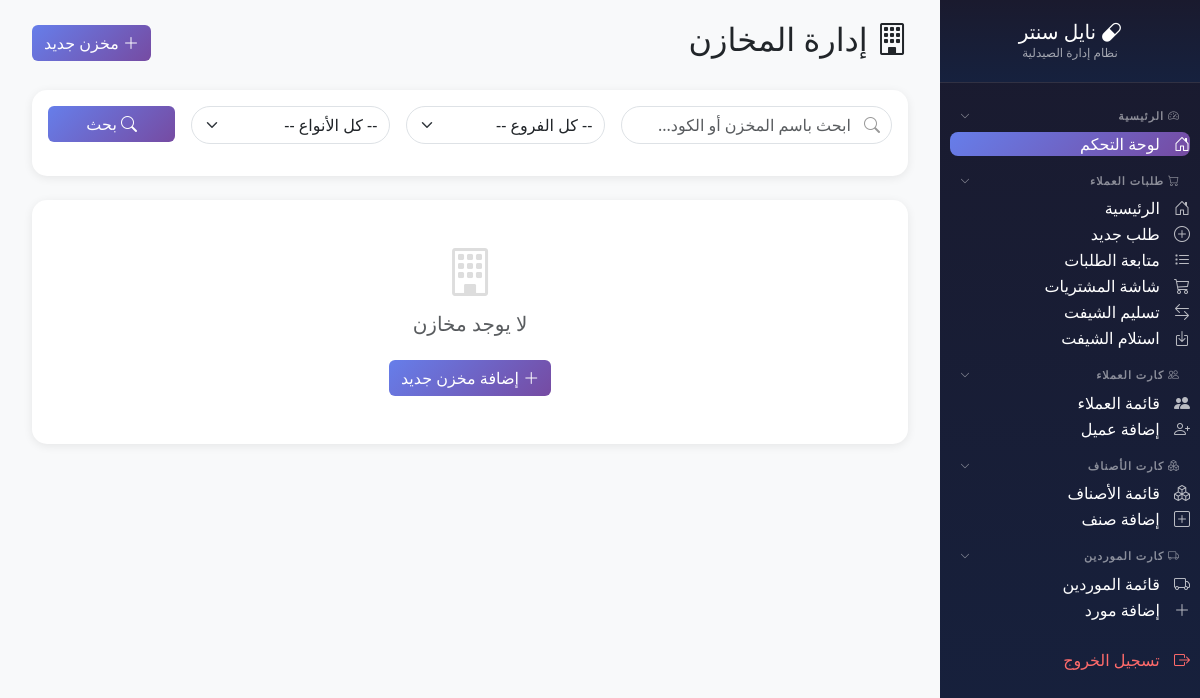
The page /modules/inventory/stores/index.php?page=2 (signed in) on the database as committed earlier.
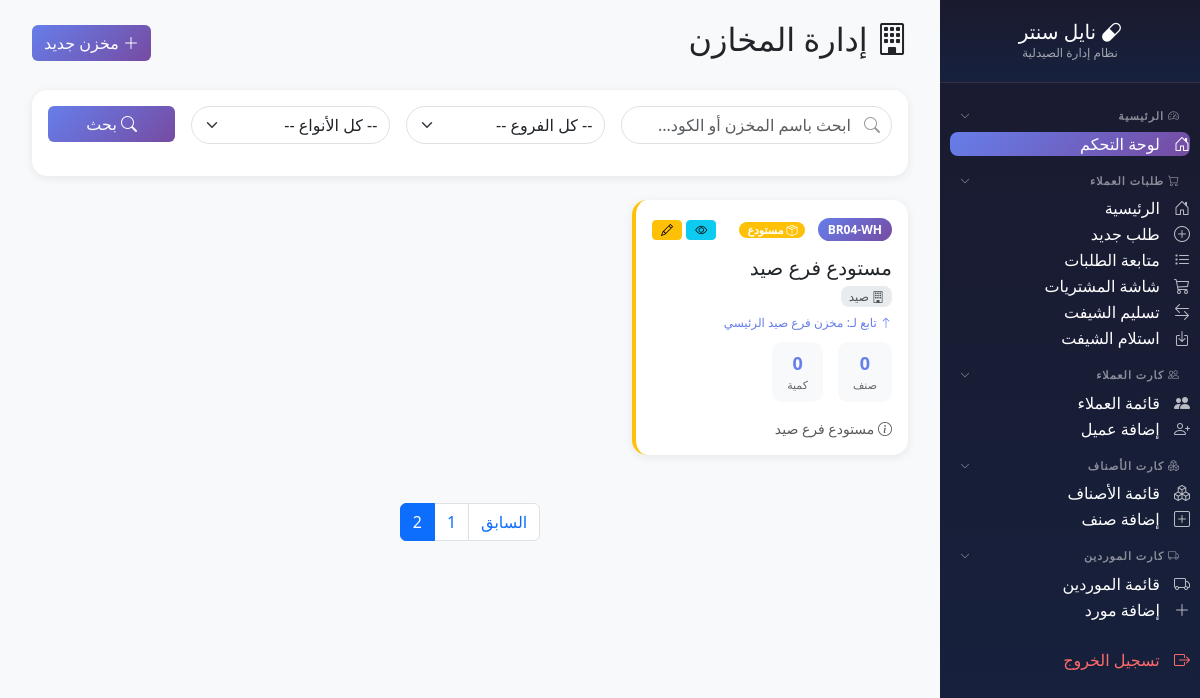
The same page on the database as committed later.
### tables this page shows
CREATE TABLE `stores` (
  `id` int(11) NOT NULL,
  `store_code` varchar(20) NOT NULL,
  `store_name` varchar(100) NOT NULL,
  `store_type` enum('central_main','branch_main','sub_store','pharmacy','warehouse','damaged','expired','returned') DEFAULT 'sub_store',
  `branch_id` int(11) DEFAULT NULL,
  `parent_store_id` int(11) DEFAULT NULL,
  `is_main` tinyint(1) DEFAULT 0,
  `is_active` tinyint(1) DEFAULT 1,
  `notes` text DEFAULT NULL,
  `created_by` int(11) DEFAULT NULL,
  `created_at` timestamp NOT NULL DEFAULT current_timestamp(),
  `updated_at` timestamp NOT NULL DEFAULT current_timestamp() ON UPDATE current_timestamp()
);

CREATE TABLE `branches` (
  `id` int(11) NOT NULL,
  `branch_code` varchar(20) NOT NULL,
  `branch_name` varchar(100) NOT NULL,
  `address` varchar(200) DEFAULT NULL,
  `phone` varchar(20) DEFAULT NULL,
  `is_active` tinyint(1) DEFAULT 1,
  `created_at` timestamp NOT NULL DEFAULT current_timestamp()
);

### modules/inventory/stores/index.php (the view, shortened to what the changed rows need)
<?php
$db = getDB();
$page_title = 'إدارة المخازن';
$page = max(1, intval($_GET['page'] ?? 1));
$per_page = 20;
$offset = ($page - 1) * $per_page;
$search = trim($_GET['search'] ?? '');
$branch_filter = intval($_GET['branch'] ?? 0);
$type_filter = trim($_GET['type'] ?? '');
$where = "WHERE s.is_active = 1";
$params = [];
$count_sql = "SELECT COUNT(*) as total FROM stores s {$where}";
$count_stmt = $db->prepare($count_sql);
$count_stmt->execute($params);
$total = $count_stmt->fetch()['total'];
$total_pages = ceil($total / $per_page);
$sql = "SELECT
    s.*,
    b.branch_name,
    p.store_name as parent_store_name,
    (SELECT COUNT(DISTINCT product_id) FROM inventory_items WHERE store_id = s.id) as products_count,
    (SELECT SUM(quantity) FROM inventory_items WHERE store_id = s.id) as total_stock
FROM stores s
LEFT JOIN branches b ON s.branch_id = b.id
LEFT JOIN stores p ON s.parent_store_id = p.id
{$where}
ORDER BY
    CASE s.store_type
        WHEN 'central_main' THEN 1
        WHEN 'branch_main' THEN 2
        ELSE 3
    END,
    s.branch_id,
    s.store_name
LIMIT {$per_page} OFFSET {$offset}";
$stmt = $db->prepare($sql);
$stmt->execute($params);
$stores = $stmt->fetchAll();
$type_labels = [
    'central_main' => ['مخزن رئيسي مركزي', 'bi-building', 'primary'],
    'branch_main' => ['مخزن رئيسي فرعي', 'bi-shop', 'info'],
    'sub_store' => ['مخزن فرعي', 'bi-box', 'secondary'],
    'pharmacy' => ['صيدلية', 'bi-capsule', 'success'],
    'warehouse' => ['مستودع', 'bi-box-seam', 'warning'],
    'damaged' => ['مخزن تالف', 'bi-trash', 'danger'],
    'expired' => ['مخزن هالك', 'bi-exclamation-triangle', 'dark']
];
?>
<!DOCTYPE html>
<html lang="ar" dir="rtl">
<head>
    <link href="https://cdn.jsdelivr.net/npm/bootstrap@5.3.2/dist/css/bootstrap.rtl.min.css" rel="stylesheet">
    <link href="https://cdn.jsdelivr.net/npm/bootstrap-icons@1.11.1/font/bootstrap-icons.css" rel="stylesheet">
</head>
<body>
    <div class="main-content">
        <div class="container-fluid">
            <div class="d-flex justify-content-between align-items-center mb-4">
                <h2><i class="bi bi-building"></i> <?= $page_title ?></h2>
            </div>
            <div class="row">
                <?php foreach ($stores as $store): ?>
                <?php
                    $store_type = $store['store_type'] ?? 'sub_store';
                    $type_info = $type_labels[$store_type] ?? ['مخزن فرعي', 'bi-box', 'secondary'];
                    $card_class = str_replace(['central_main', 'branch_main', 'sub_store', 'pharmacy', 'warehouse', 'damaged', 'expired'],
                                             ['central', 'branch', 'sub', 'pharmacy', 'warehouse', 'damaged', 'expired'], $store_type);
                    $products_count = intval($store['products_count'] ?? 0);
                    $total_stock = floatval($store['total_stock'] ?? 0);
                ?>
                <div class="col-md-6 col-lg-4 mb-4">
                    <div class="card store-card <?= $card_class ?>">
                        <div class="card-body">
                            <div class="d-flex justify-content-between align-items-start mb-3">
                                <div>
                                    <span class="store-code"><?= htmlspecialchars($store['store_code']) ?></span>
                                    <span class="badge bg-<?= $type_info[2] ?> type-badge ms-2">
                                        <i class="bi <?= $type_info[1] ?>"></i> <?= $type_info[0] ?>
                                    </span>
                                </div>
                                <div class="action-btns">
                                    <a href="view.php?id=<?= $store['id'] ?>" class="btn btn-sm btn-info" title="عرض">
                                        <i class="bi bi-eye"></i>
                                    </a>
                                    <a href="edit.php?id=<?= $store['id'] ?>" class="btn btn-sm btn-warning" title="تعديل">
                                        <i class="bi bi-pencil"></i>
                                    </a>
                                </div>
                            </div>
                            <h5 class="card-title mb-2"><?= htmlspecialchars($store['store_name']) ?></h5>
                            <?php if (!empty($store['branch_name'])): ?>
                                <div class="mb-2">
                                    <span class="branch-badge"><i class="bi bi-building"></i> <?= htmlspecialchars($store['branch_name']) ?></span>
                                </div>
                            <?php endif; ?>
                            <?php if (!empty($store['parent_store_name'])): ?>
                                <div class="mb-2 parent-link">
                                    <i class="bi bi-arrow-up"></i> تابع لـ: <?= htmlspecialchars($store['parent_store_name']) ?>
                                </div>
                            <?php endif; ?>
                            <div class="stats-row">
                                <div class="stat-item">
                                    <div class="stat-value"><?= number_format($products_count) ?></div>
                                    <div class="stat-label">صنف</div>
                                </div>
                                <div class="stat-item">
                                    <div class="stat-value"><?= number_format($total_stock, 0) ?></div>
                                    <div class="stat-label">كمية</div>
                                </div>
                            </div>
                            <?php if (!empty($store['notes'])): ?>
                                <div class="mt-3 text-muted small">
                                    <i class="bi bi-info-circle"></i> <?= htmlspecialchars(mb_substr($store['notes'], 0, 50)) ?><?= mb_strlen($store['notes']) > 50 ? '...' : '' ?>
                                </div>
                            <?php endif; ?>
                        </div>
                    </div>
                </div>
                <?php endforeach; ?>
                <?php if (empty($stores)): ?>
                <div class="col-12">
                    <div class="card">
                        <div class="card-body text-center py-5">
                            <i class="bi bi-building" style="font-size: 48px; color: #ddd;"></i>
                            <h5 class="mt-3 text-muted">لا يوجد مخازن</h5>
                            <a href="create.php" class="btn btn-primary mt-3">
                                <i class="bi bi-plus-lg"></i> إضافة مخزن جديد
                            </a>
                        </div>
                    </div>
                </div>
                <?php endif; ?>
            </div>
            <?php if ($total_pages > 1): ?>
            <nav class="mt-4">
                <ul class="pagination justify-content-center">
                    <?php if ($page > 1): ?>
                        <li class="page-item">
                            <a class="page-link" href="?page=<?= $page - 1 ?><?= !empty($search) ? '&search=' . urlencode($search) : '' ?><?= $branch_filter > 0 ? '&branch=' . $branch_filter : '' ?><?= !empty($type_filter) ? '&type=' . urlencode($type_filter) : '' ?>">السابق</a>
                        </li>
                    <?php endif; ?>
                    <?php for ($i = max(1, $page - 2); $i <= min($total_pages, $page + 2); $i++): ?>
                        <li class="page-item <?= $i == $page ? 'active' : '' ?>">
                            <a class="page-link" href="?page=<?= $i ?><?= !empty($search) ? '&search=' . urlencode($search) : '' ?><?= $branch_filter > 0 ? '&branch=' . $branch_filter : '' ?><?= !empty($type_filter) ? '&type=' . urlencode($type_filter) : '' ?>"><?= $i ?></a>
                        </li>
                    <?php endfor; ?>
                </ul>
            </nav>
            <?php endif; ?>
        </div>
    </div>
</body>
</html>

Rows that differ between the two databases and show on the page:
added stores: store_code "BR04-WH", store_type "مستودع", store_name "مستودع فرع صيد", branch.branch_name "صيد", parent_store.store_name "مخزن فرع صيد الرئيسي", products_count "0", total_stock "0", notes "مستودع فرع صيد"
Other text that changed with them:
text no longer shown: "لا يوجد مخازن إضافة مخزن جديد"
text now shown: "السابق"
new list line: "1"
new list line: "2"
